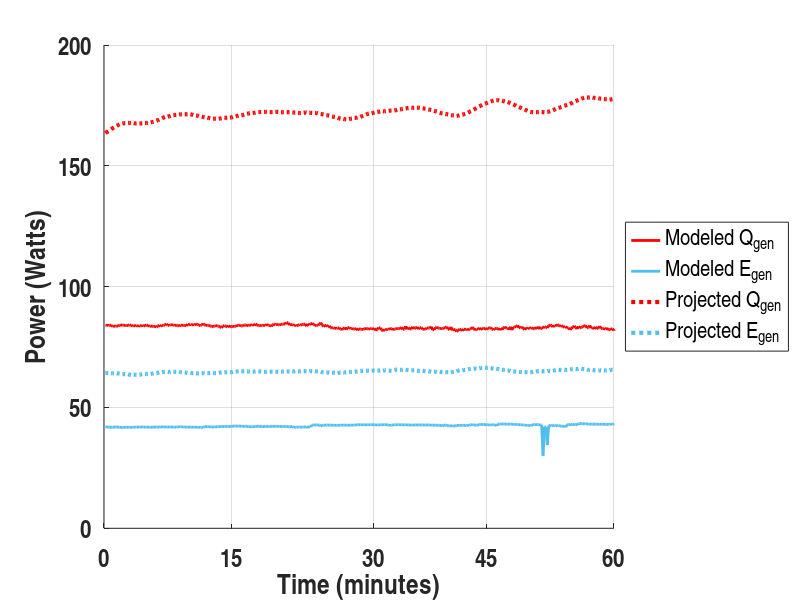
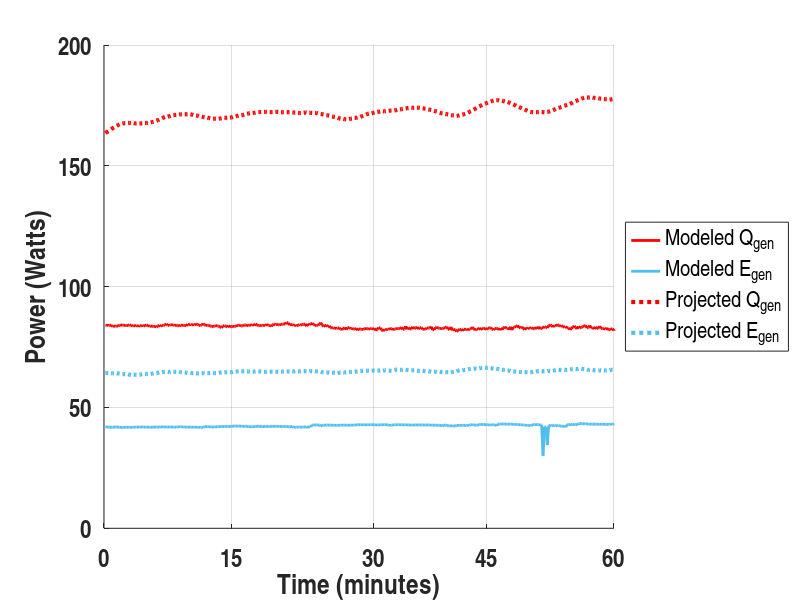

These figures' MATLAB source, in order:
%% This plots the measured and project energy generattion from 
%% February 20th
%% Projective data assume higher R_theta and higher optical eta

clc;
clear all;

% ***** INIT
% Color Log
Turquoise = [0.301960796117783 0.745098054409027 0.933333337306976];
Purple = [0.494117647409439 0.184313729405403 0.556862771511078];
Grey = [0.7 0.7 0.7];

% 20-Feb Measured Qgen & Egen 

load('ICSolar.ICS_Skeleton_20_Feb_2015.mat','measured_Qgen_arrayTotal',...
    'measured_Egen_arrayTotal','Start','End','day');

figure('Color',[1 1 1]);
hold on;

axis([0 360 0 200]);

%Create Title
% title({strcat(day,': Array Total Energy Generation'),...
%     '6 Modules of PV & 12 Modules of Thermal Collection',...
%     'Modeled vs Projected'},...
%     'FontName','Arial Narrow',...
%     'FontSize',18);

%Create xlabel
xlabel('Time (minutes)','FontName','Arial Narrow',...
    'FontSize',20,... % 15.4
    'FontWeight','bold');
set(gca,'XTickLabel',{'0','15','30','45','60'},...
    'FontName','arial narrow',...
    'FontSize',18,... % 14
    'FontWeight','bold'); 
set(gca,'XTick',[0 90 190 270 360]);
set(gca,'XGrid','on');

% Create ylabel
ylabel('Power (Watts)','FontName','Arial Narrow',...
    'FontSize',20,...
    'FontWeight','bold');
set(gca,'YGrid','on',...
    'FontName','arial narrow',...
    'FontSize',18,...
    'FontWeight','bold');


%Plot 

t_s_Egen = measured_Egen_arrayTotal(:,Start:End);
t_s_Qgen = measured_Qgen_arrayTotal(:,Start:End); 


plot(t_s_Qgen,'Color',[1 0 0],'DisplayName','t_o_Qgen','LineWidth',2);
plot(t_s_Egen,'Color',Turquoise,...
    'DisplayName','t_o_Egen','LineWidth',2);


%Plot Projected ...
clc;
clear all;

load('PROJECTED_ICSolar.ICS_Skeleton_20_Feb_2015.mat','Qgen_arrayTotal',...
    'Egen_arrayTotal','Start','End','day');
Turquoise = [0.301960796117783 0.745098054409027 0.933333337306976];

t_s_Qgen = Qgen_arrayTotal(:,Start:End);
t_s_Egen = Egen_arrayTotal(:,Start:End);
 


plot(t_s_Qgen,'Color',[1 0 0],...
    'LineWidth',3,...
    'LineStyle',':');
plot(t_s_Egen,'Color',Turquoise,...
    'LineWidth',3,...
    'LineStyle',':');

legend('Modeled Q_{gen}','Modeled E_{gen}',...
   'Projected Q_{gen}','Projected E_{gen}',...
    'Location','eastoutside');    %'southeast'
set(legend,'FontName','Arial Narrow');

filename = strcat(day,'Projected Energy');
savefig(filename);
print(filename,'-dpng');
